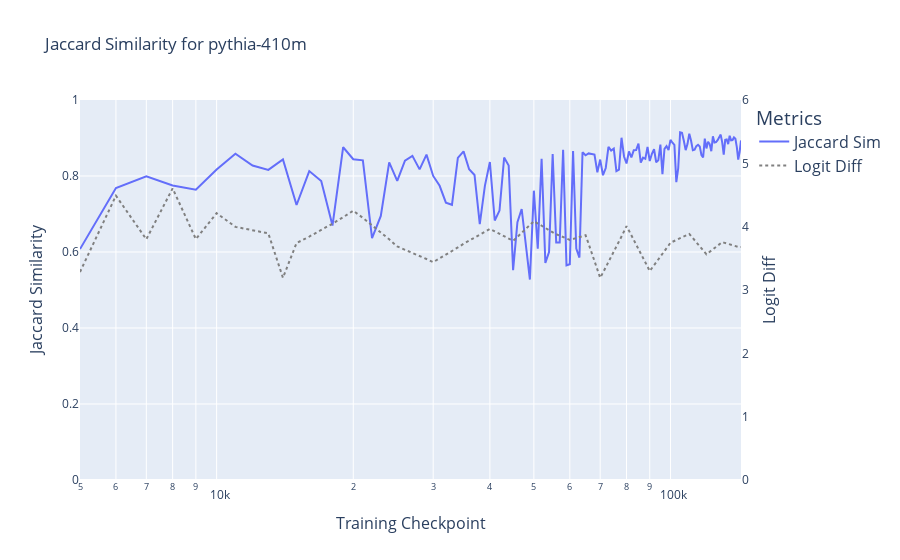

Notebook code cell kept with this figure:
### Markdown cell above
### Graph Similarity

### Code cell
weighted_jaccard_results = compute_weighted_jaccard_similarity(in_circuit_df)
plot_graph_metric(
    weighted_jaccard_results, 
    'jaccard_similarity', 
    perf_metric_dict, 
    f'Jaccard Similarity for {MODEL_NAME}', 
    y_ranges=((0, 1), (0, 6)), 
    left_y_title="Jaccard Similarity", 
    x_axis_col='checkpoint_2', 
    log_x=True,
    metric_legend_name="Jaccard Sim",
    output_path = "/mnt/hdd-0/circuits-over-time/results/plots/graph_metrics/"
)

### Figure 1 — Plotly figure (JSON) as saved in the notebook; plotly's stock layout.template omitted (floating-point values rounded to 4 significant figures; data arrays with more than 128 entries replaced by an {"elided": "..."} marker saying what was removed)
{"data": [{"hovertemplate": "variable=Jaccard Sim<br>checkpoint_2=%{x}<br>value=%{y}<extra></extra>", "legendgroup": "Jaccard Sim", "line": {"color": "#636efa", "dash": "solid"}, "marker": {"symbol": "circle"}, "mode": "lines", "name": "Jaccard Sim", "orientation": "v", "showlegend": true, "type": "scatter", "x": {"elided": "139 int values"}, "xaxis": "x", "y": {"elided": "139 float values"}, "yaxis": "y"}, {"line": {"color": "gray", "dash": "dot", "width": 2}, "mode": "lines", "name": "Logit Diff", "type": "scatter", "x": {"elided": "139 int values"}, "y": {"elided": "139 float values"}, "yaxis": "y2"}], "layout": {"legend": {"font": {"size": 16}, "title": {"text": "Metrics"}, "tracegroupgap": 0}, "title": {"text": "Jaccard Similarity for pythia-410m"}, "xaxis": {"anchor": "y", "domain": [0, 1], "title": {"font": {"size": 16}, "text": "Training Checkpoint"}, "type": "log"}, "yaxis": {"anchor": "x", "domain": [0, 1], "range": [0, 1], "title": {"font": {"size": 16}, "text": "Jaccard Similarity"}}, "yaxis2": {"overlaying": "y", "range": [0, 6], "showgrid": false, "side": "right", "title": {"font": {"size": 16}, "text": "Logit Diff"}}}}
